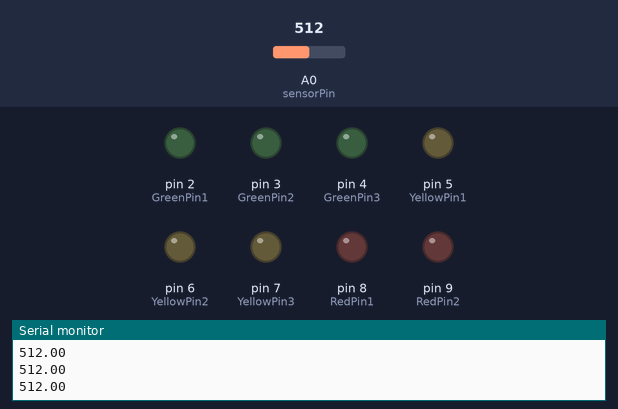
The sketch below on a simulated Arduino Uno, built with avr-gcc and run on an emulated ATmega328P. Shown: output pins drawn as LEDs (lit = HIGH), the last lines printed to the serial monitor. The test bench sets the inputs (shaded band); at power-on: A0 (sensorPin) = 512.

Above: at 1.2 s.
1.3 s: A0 (sensorPin) set to 520
At 1.7 s:
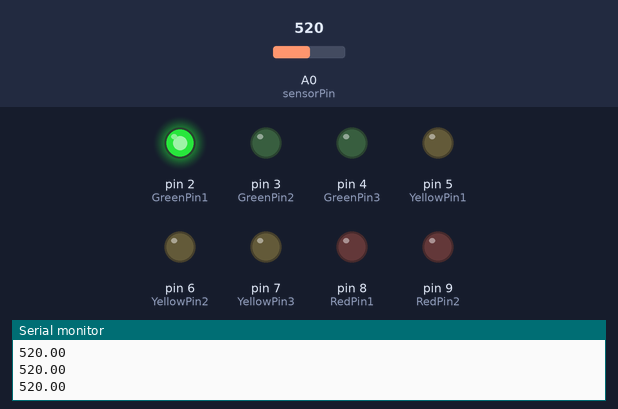
2.8 s: A0 (sensorPin) set to 538
At 4.0 s:
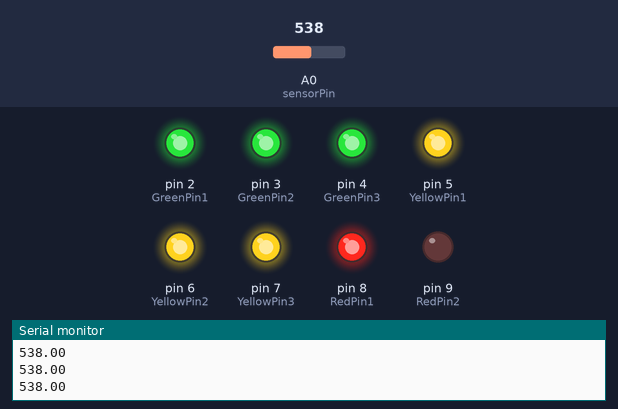
4.3 s: A0 (sensorPin) set to 716
At 5.0 s:
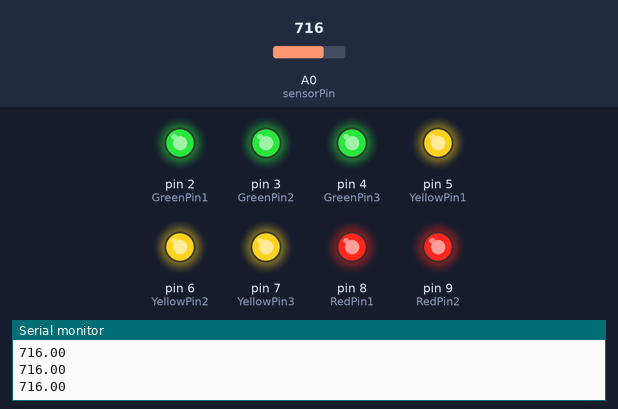
5.8 s: A0 (sensorPin) set to 530
At 6.4 s:
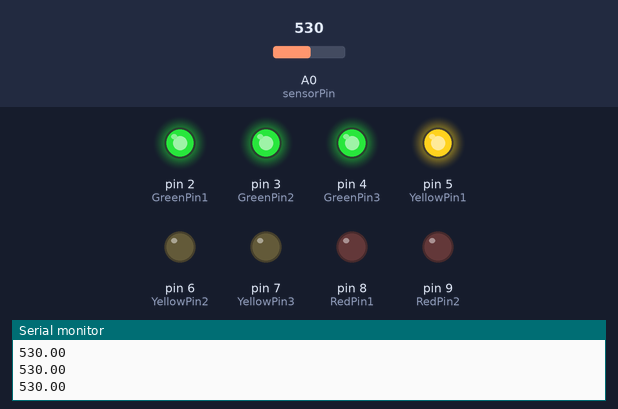
7.3 s: A0 (sensorPin) set to 547
At 8.5 s:
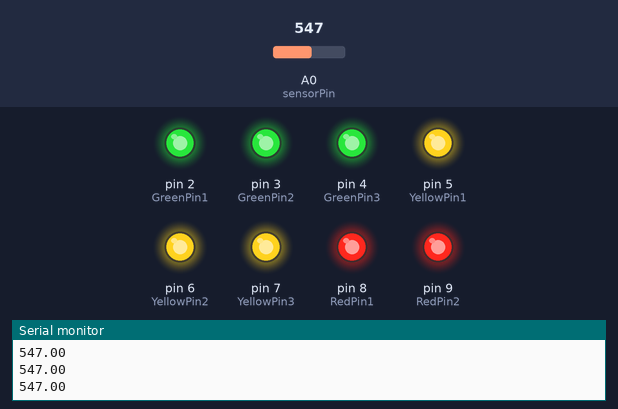
8.8 s: A0 (sensorPin) set to 518
At 9.7 s:
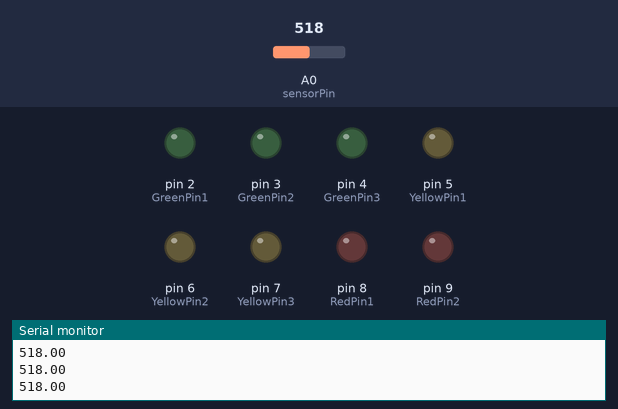
Timing chart, 0 to 11.3 s (numbered marks = the images above; inputs shaded):
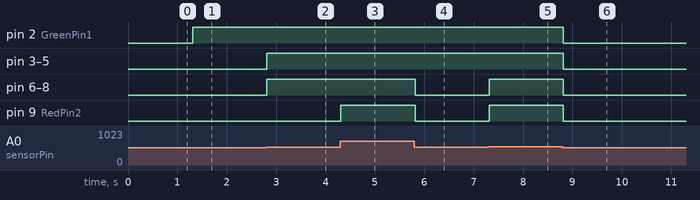

The sketch:

VolumeMeter.ino
```cpp
/* This is code to create a volume meter using the KY-038 sound sensor.
 *It uses 8 LEDS (3 green, 3 yellow, 2 red), 8 330 Ohm resistors, and
 *and an arduino. The sound sensor can be quite finicky, so to use it
 *correctly, adjust the potentiometer on the KY-038 module so that when
 *the room is silent, the sound displayed on the serial monitor is about
 *518.
 */
//The pins connecting the LED's are from 2-9
int sensorPin = A0;
float sensorValue = 0;
int GreenPin1 = 2;
int GreenPin2 = 3;
int GreenPin3 = 4;
int YellowPin1 = 5;
int YellowPin2 = 6;
int YellowPin3 = 7;
int RedPin1 = 8;
int RedPin2 = 9;

//sets all pins as outputs
void setup() {
  Serial.begin(9600);
  pinMode(GreenPin1, OUTPUT);
  pinMode(GreenPin2, OUTPUT);
  pinMode(GreenPin3, OUTPUT);
  pinMode(YellowPin1, OUTPUT);
  pinMode(YellowPin2, OUTPUT);
  pinMode(YellowPin3, OUTPUT);
  pinMode(RedPin1, OUTPUT);
  pinMode(RedPin2, OUTPUT);
}
void loop() {
  sensorValue = analogRead(sensorPin);
  Serial.println(sensorValue);
  //The input values for the sensor go from 519 - 540
  if (sensorValue < 519)
  {
    digitalWrite(GreenPin1, LOW);
    digitalWrite(GreenPin2, LOW);
    digitalWrite(GreenPin3, LOW);
    digitalWrite(YellowPin1, LOW);
    digitalWrite(YellowPin2, LOW);
    digitalWrite(YellowPin3, LOW);
    digitalWrite(RedPin1, LOW);
    digitalWrite(RedPin2, LOW);
  }
  if ((sensorValue > 519) && (sensorValue <= 522)) {
    digitalWrite(GreenPin1, HIGH);
    digitalWrite(GreenPin2, LOW);
    digitalWrite(GreenPin3, LOW);
    digitalWrite(YellowPin1, LOW);
    digitalWrite(YellowPin2, LOW);
    digitalWrite(YellowPin3, LOW);
    digitalWrite(RedPin1, LOW);
    digitalWrite(RedPin2, LOW);
  }
  if ((sensorValue > 522) && (sensorValue <= 525))
  {
    digitalWrite(GreenPin1, HIGH);
    digitalWrite(GreenPin2, HIGH);
    digitalWrite(GreenPin3, LOW);
    digitalWrite(YellowPin1, LOW);
    digitalWrite(YellowPin2, LOW);
    digitalWrite(YellowPin3, LOW);
    digitalWrite(RedPin1, LOW);
    digitalWrite(RedPin2, LOW);
  }
  if ((sensorValue > 525) && (sensorValue <= 528))
  {
    digitalWrite(GreenPin1, HIGH);
    digitalWrite(GreenPin2, HIGH);
    digitalWrite(GreenPin3, HIGH);
    digitalWrite(YellowPin1, LOW);
    digitalWrite(YellowPin2, LOW);
    digitalWrite(YellowPin3, LOW);
    digitalWrite(RedPin1, LOW);
    digitalWrite(RedPin2, LOW);
  }
  if ((sensorValue > 528) && (sensorValue <= 531))
  {
    digitalWrite(GreenPin1, HIGH);
    digitalWrite(GreenPin2, HIGH);
    digitalWrite(GreenPin3, HIGH);
    digitalWrite(YellowPin1, HIGH);
    digitalWrite(YellowPin2, LOW);
    digitalWrite(YellowPin3, LOW);
    digitalWrite(RedPin1, LOW);
    digitalWrite(RedPin2, LOW);
  }
  if ((sensorValue > 531) && (sensorValue <= 534))
  {
    digitalWrite(GreenPin1, HIGH);
    digitalWrite(GreenPin2, HIGH);
    digitalWrite(GreenPin3, HIGH);
    digitalWrite(YellowPin1, HIGH);
    digitalWrite(YellowPin2, HIGH);
    digitalWrite(YellowPin3, LOW);
    digitalWrite(RedPin1, LOW);
    digitalWrite(RedPin2, LOW);
  }
  if ((sensorValue > 534) && (sensorValue <= 537))
  {
    digitalWrite(GreenPin1, HIGH);
    digitalWrite(GreenPin2, HIGH);
    digitalWrite(GreenPin3, HIGH);
    digitalWrite(YellowPin1, HIGH);
    digitalWrite(YellowPin2, HIGH);
    digitalWrite(YellowPin3, HIGH);
    digitalWrite(RedPin1, LOW);
    digitalWrite(RedPin2, LOW);
  }
  if ((sensorValue > 537) && (sensorValue <= 540))
  {
    digitalWrite(GreenPin1, HIGH);
    digitalWrite(GreenPin2, HIGH);
    digitalWrite(GreenPin3, HIGH);
    digitalWrite(YellowPin1, HIGH);
    digitalWrite(YellowPin2, HIGH);
    digitalWrite(YellowPin3, HIGH);
    digitalWrite(RedPin1, HIGH);
    digitalWrite(RedPin2, LOW);
  }
  if (sensorValue > 540)
  {
    digitalWrite(GreenPin1, HIGH);
    digitalWrite(GreenPin2, HIGH);
    digitalWrite(GreenPin3, HIGH);
    digitalWrite(YellowPin1, HIGH);
    digitalWrite(YellowPin2, HIGH);
    digitalWrite(YellowPin3, HIGH);
    digitalWrite(RedPin1, HIGH);
    digitalWrite(RedPin2, HIGH);
  }
}
```

Measured:
- the behaviour switches between 519 and 520 on A0 (sensorPin) (found by bisection; images 0 and 1)
- after the input at 1.3 s, pin 2 (GreenPin1): LOW → HIGH at once
- after the input at 2.8 s, pin 3 (GreenPin2), pin 4 (GreenPin3), pin 5 (YellowPin1), pin 6 (YellowPin2), pin 7 (YellowPin3), pin 8 (RedPin1): LOW → HIGH at once
- after the input at 4.3 s, pin 9 (RedPin2): LOW → HIGH at once
- after the input at 5.8 s, pin 6 (YellowPin2), pin 7 (YellowPin3), pin 8 (RedPin1), pin 9 (RedPin2): HIGH → LOW at once
- after the input at 7.3 s, pin 6 (YellowPin2), pin 7 (YellowPin3), pin 8 (RedPin1), pin 9 (RedPin2): LOW → HIGH at once
- after the input at 8.8 s, pin 2 (GreenPin1), pin 3 (GreenPin2), pin 4 (GreenPin3), pin 5 (YellowPin1), pin 6 (YellowPin2), pin 7 (YellowPin3), pin 8 (RedPin1), pin 9 (RedPin2): HIGH → LOW at once
